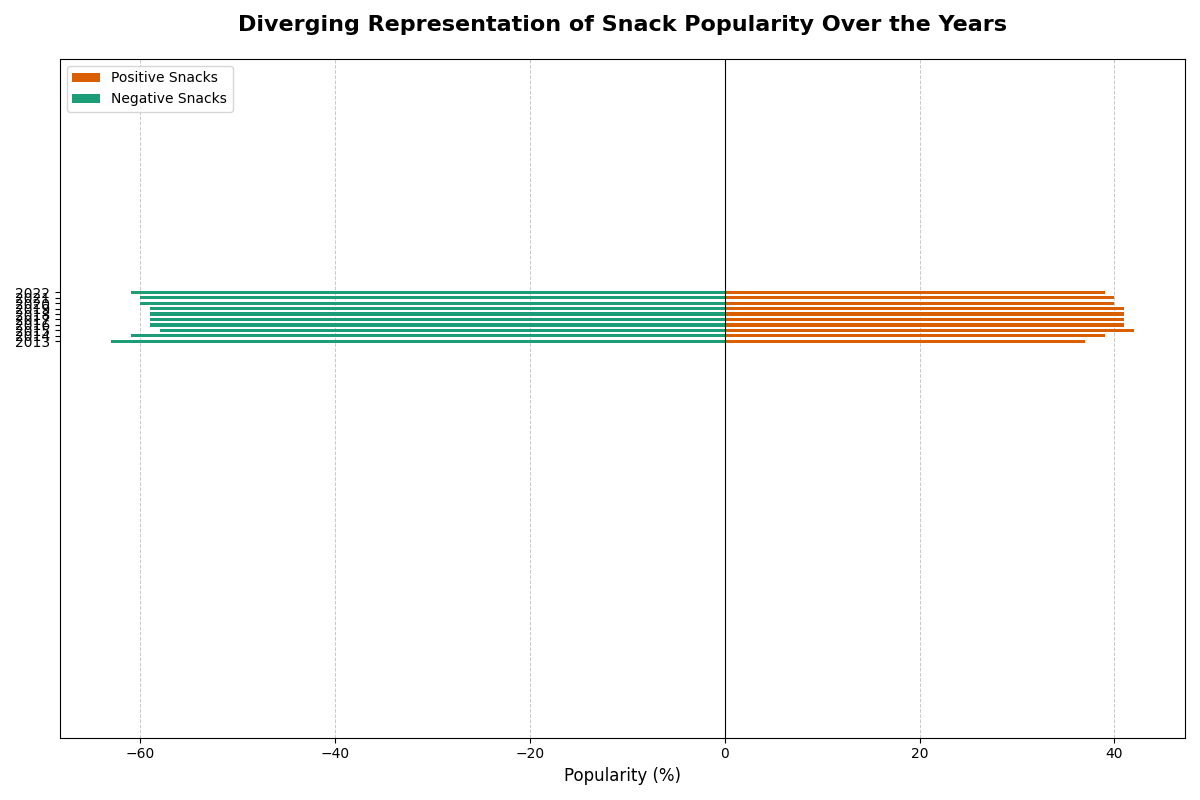

The Python source for this figure:
import matplotlib.pyplot as plt
import numpy as np

# Years
years = np.array(['2013', '2014', '2015', '2016', '2017', '2018', '2019', '2020', '2021', '2022'])

# Snack types and their variations
chip_popularity = np.array([25, 26, 28, 27, 26, 25, 24, 23, 22, 20])
cookie_popularity = np.array([20, 19, 18, 20, 21, 22, 23, 24, 25, 25])
fruit_popularity = np.array([15, 16, 17, 18, 19, 20, 21, 22, 23, 25])
nut_popularity = np.array([12, 13, 14, 14, 15, 16, 17, 17, 18, 19])
candy_popularity = np.array([28, 26, 23, 21, 19, 17, 15, 14, 12, 11])

# Calculate the positive and negative values for diverging effect
positive_snacks = chip_popularity + nut_popularity
negative_snacks = candy_popularity + cookie_popularity + fruit_popularity

fig, ax = plt.subplots(figsize=(12, 8))

bar_width = 0.6
positions = np.arange(len(years))

# Redefine labels and color scheme for distinguishing different types
colors = ['#d95f02', '#1b9e77']
bottom_pos = np.zeros_like(positive_snacks)
bottom_neg = np.zeros_like(negative_snacks)

# Create the diverging bar chart by stacking the bars
ax.barh(positions, positive_snacks, height=bar_width, label='Positive Snacks', color=colors[0])
ax.barh(positions, -negative_snacks, height=bar_width, label='Negative Snacks', color=colors[1])

ax.set_yticks(positions)
ax.set_yticklabels(years)
ax.set_ylim(-max(negative_snacks) - 10, max(positive_snacks) + 10)
ax.set_xlabel('Popularity (%)', fontsize=12)
ax.set_title('Diverging Representation of Snack Popularity Over the Years', fontsize=16, fontweight='bold', pad=20)

ax.axvline(x=0, color='black', linewidth=0.8)

handles, labels = ax.get_legend_handles_labels()
ax.legend(handles, labels, fontsize=10, loc='upper left')

ax.xaxis.grid(True, linestyle='--', linewidth=0.7, alpha=0.7)
ax.set_axisbelow(True)

plt.tight_layout()
plt.show()
